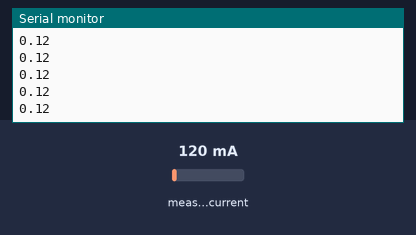
This sketch was run on a simulated Arduino Uno, built with avr-gcc and run on an emulated ATmega328P. Shown: the last lines printed to the serial monitor. Inputs (shaded band) come from the test bench; at power-on: measured current 120 mA.

Above: at 1.2 s.
1.3 s: measured current set to 40 mA
At 1.59 s:
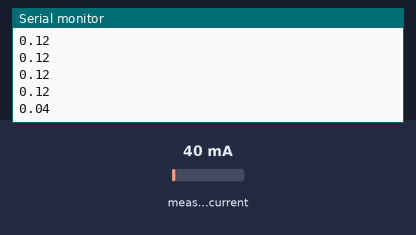
2.8 s: measured current set to 500 mA
At 2.86 s:
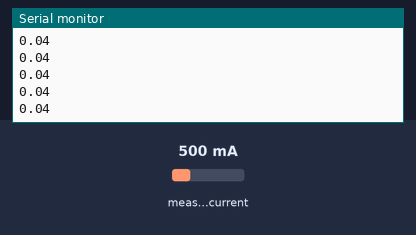
Timing chart, 0 to 5.8 s (numbered marks = the images above; inputs shaded):
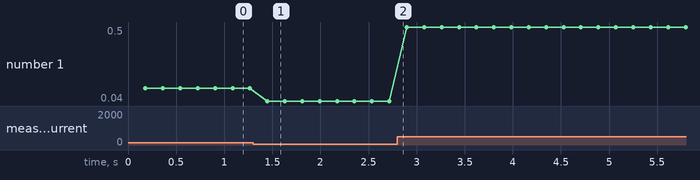

Measured:
- after the input at 1.3 s, the serial monitor: prints a new line after 0.15 s (image 1)
- plotted number 1: 0.12 → 0.04 after the input at 1.3 s, 0.04 → 0.5 after the input at 2.8 s

The sketch:

current_onlymod.ino
```cpp
#include "EmonLib.h"
EnergyMonitor emon1;

void setup()
{
  Serial.begin(9600);
  pinMode(A1, INPUT);
  ///analogReference(EXTERNAL);
  emon1.current(A1, 28.5);
}

void loop()
{
  double Irms = emon1.calcIrms(1500);

  /*if(Irms<=0.1 && Irms>0.01)
  {
    Irms-=(Irms-0.01);
  }*/
  Serial.println(Irms);
}
```
